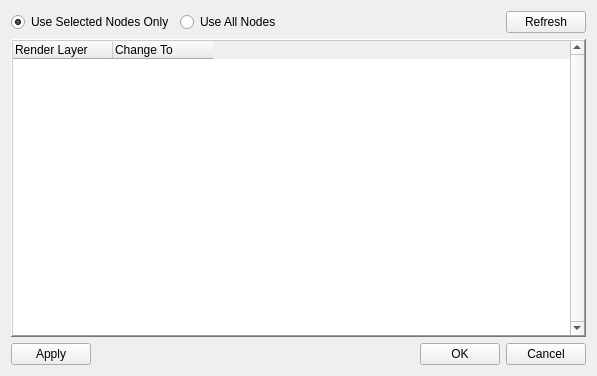
<?xml version="1.0" encoding="UTF-8"?>
<ui version="4.0">
 <class>Form</class>
 <widget class="QWidget" name="Form">
  <property name="geometry">
   <rect>
    <x>0</x>
    <y>0</y>
    <width>597</width>
    <height>376</height>
   </rect>
  </property>
  <property name="windowTitle">
   <string>Replace Render Layers</string>
  </property>
  <layout class="QVBoxLayout" name="verticalLayout">
   <item>
    <layout class="QHBoxLayout" name="horizontalLayout">
     <item>
      <widget class="QRadioButton" name="selectionButton">
       <property name="text">
        <string>Use Selected Nodes Only</string>
       </property>
       <property name="checked">
        <bool>true</bool>
       </property>
      </widget>
     </item>
     <item>
      <widget class="QRadioButton" name="allButton">
       <property name="text">
        <string>Use All Nodes</string>
       </property>
      </widget>
     </item>
     <item>
      <spacer name="horizontalSpacer">
       <property name="orientation">
        <enum>Qt::Horizontal</enum>
       </property>
       <property name="sizeHint" stdset="0">
        <size>
         <width>40</width>
         <height>20</height>
        </size>
       </property>
      </spacer>
     </item>
     <item>
      <widget class="QPushButton" name="refreshButton">
       <property name="text">
        <string>Refresh</string>
       </property>
      </widget>
     </item>
    </layout>
   </item>
   <item>
    <widget class="QTreeWidget" name="treeWidget">
     <property name="sizeIncrement">
      <size>
       <width>0</width>
       <height>0</height>
      </size>
     </property>
     <property name="contextMenuPolicy">
      <enum>Qt::NoContextMenu</enum>
     </property>
     <property name="toolTip">
      <string notr="true"/>
     </property>
     <property name="statusTip">
      <string notr="true"/>
     </property>
     <property name="whatsThis">
      <string notr="true"/>
     </property>
     <property name="accessibleName">
      <string notr="true"/>
     </property>
     <property name="frameShape">
      <enum>QFrame::WinPanel</enum>
     </property>
     <property name="frameShadow">
      <enum>QFrame::Raised</enum>
     </property>
     <property name="lineWidth">
      <number>5</number>
     </property>
     <property name="midLineWidth">
      <number>5</number>
     </property>
     <property name="verticalScrollBarPolicy">
      <enum>Qt::ScrollBarAlwaysOn</enum>
     </property>
     <property name="editTriggers">
      <set>QAbstractItemView::NoEditTriggers</set>
     </property>
     <property name="showDropIndicator" stdset="0">
      <bool>false</bool>
     </property>
     <property name="selectionMode">
      <enum>QAbstractItemView::ExtendedSelection</enum>
     </property>
     <attribute name="headerVisible">
      <bool>true</bool>
     </attribute>
     <attribute name="headerStretchLastSection">
      <bool>false</bool>
     </attribute>
     <column>
      <property name="text">
       <string>Render Layer</string>
      </property>
     </column>
     <column>
      <property name="text">
       <string>Change To</string>
      </property>
     </column>
    </widget>
   </item>
   <item>
    <layout class="QHBoxLayout" name="horizontalLayout_2">
     <item>
      <widget class="QPushButton" name="applyButton">
       <property name="text">
        <string>Apply</string>
       </property>
      </widget>
     </item>
     <item>
      <spacer name="horizontalSpacer_2">
       <property name="orientation">
        <enum>Qt::Horizontal</enum>
       </property>
       <property name="sizeHint" stdset="0">
        <size>
         <width>40</width>
         <height>20</height>
        </size>
       </property>
      </spacer>
     </item>
     <item>
      <widget class="QPushButton" name="okButton">
       <property name="text">
        <string>OK</string>
       </property>
      </widget>
     </item>
     <item>
      <widget class="QPushButton" name="cancelButton">
       <property name="text">
        <string>Cancel</string>
       </property>
      </widget>
     </item>
    </layout>
   </item>
  </layout>
 </widget>
 <resources/>
 <connections/>
</ui>
